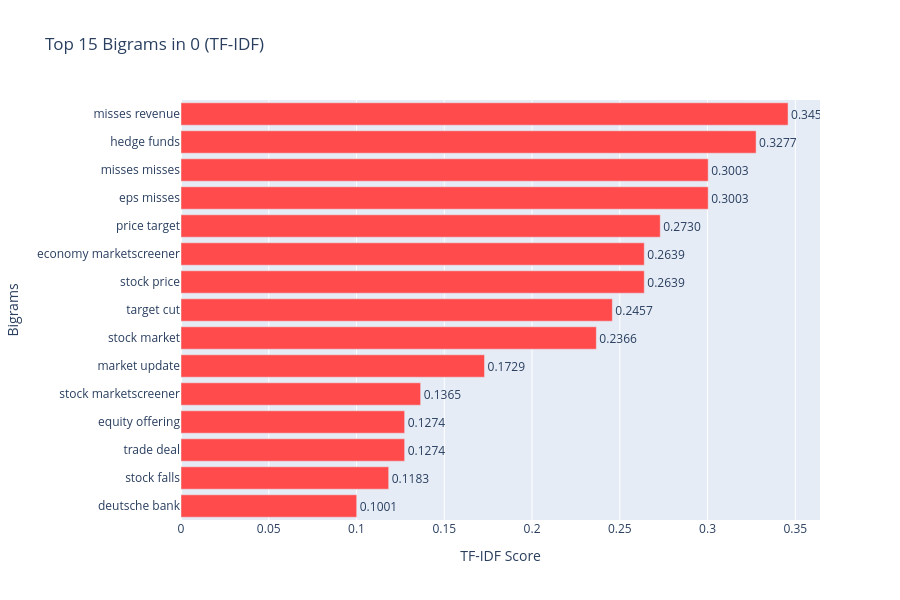
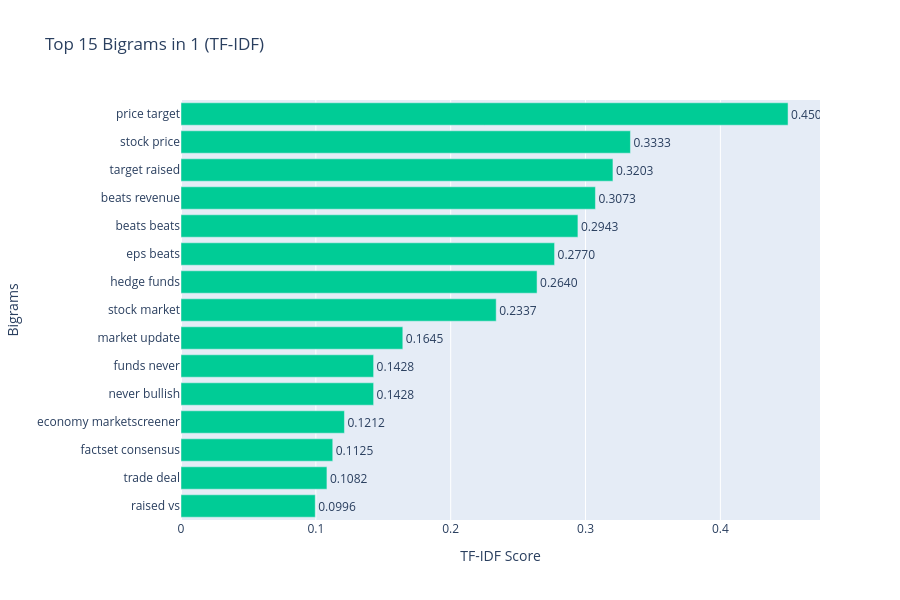

Notebook cell for these charts, in order:
### Markdown cell above
## 8 N-gram Analysis

### Code cell
label_name = {0: "0", 1: "1", 2: "2"}
vectorizer = TfidfVectorizer(
            ngram_range=(2, 2), 
            max_features=50,
    )

for label_to_plot in [0,1, 2]:
    cat_df = df[df['label'] == label_to_plot]

    combined_text = ' '.join(cat_df['text'].values)


       
    tfidf_matrix = vectorizer.fit_transform([combined_text])

    feature_names = vectorizer.get_feature_names_out()
    tfidf_scores = tfidf_matrix.toarray()[0]

    top_indices = tfidf_scores.argsort()[-15:][::-1]
    top_bigrams = [feature_names[i] for i in top_indices]
    top_scores = [tfidf_scores[i] for i in top_indices]

    bar_color = '#FF4B4B' if label_to_plot == 0 else ('#00CC96' if label_to_plot == 1 else '#636EFA')

    fig = go.Figure(data=[go.Bar(
        x=top_scores,
        y=top_bigrams,
        orientation='h',
        marker_color=bar_color,
        text=[f'{score:.4f}' for score in top_scores],
        textposition='outside')])

    fig.update_layout(
        title=f'Top 15 Bigrams in {label_name[label_to_plot]} (TF-IDF)',
        xaxis_title='TF-IDF Score',
        yaxis_title='Bigrams',
        width=900,
        height=600,
        yaxis={'autorange': 'reversed'})

    fig.show()

### Figure 1 — Plotly figure (JSON) as saved in the notebook; plotly's stock layout.template omitted (floating-point values rounded to 4 significant figures)
{"data": [{"marker": {"color": "#FF4B4B"}, "orientation": "h", "text": ["0.3459", "0.3277", "0.3003", "0.3003", "0.2730", "0.2639", "0.2639", "0.2457", "0.2366", "0.1729", "0.1365", "0.1274", "0.1274", "0.1183", "0.1001"], "textposition": "outside", "type": "bar", "x": [0.3459, 0.3277, 0.3003, 0.3003, 0.273, 0.2639, 0.2639, 0.2457, 0.2366, 0.1729, 0.1365, 0.1274, 0.1274, 0.1183, 0.1001], "y": ["misses revenue", "hedge funds", "misses misses", "eps misses", "price target", "economy marketscreener", "stock price", "target cut", "stock market", "market update", "stock marketscreener", "equity offering", "trade deal", "stock falls", "deutsche bank"]}], "layout": {"height": 600, "title": {"text": "Top 15 Bigrams in 0 (TF-IDF)"}, "width": 900, "xaxis": {"title": {"text": "TF-IDF Score"}}, "yaxis": {"autorange": "reversed", "title": {"text": "Bigrams"}}}}

### Figure 2 — Plotly figure (JSON) as saved in the notebook; plotly's stock layout.template omitted (floating-point values rounded to 4 significant figures)
{"data": [{"marker": {"color": "#00CC96"}, "orientation": "h", "text": ["0.4502", "0.3333", "0.3203", "0.3073", "0.2943", "0.2770", "0.2640", "0.2337", "0.1645", "0.1428", "0.1428", "0.1212", "0.1125", "0.1082", "0.0996"], "textposition": "outside", "type": "bar", "x": [0.4502, 0.3333, 0.3203, 0.3073, 0.2943, 0.277, 0.264, 0.2337, 0.1645, 0.1428, 0.1428, 0.1212, 0.1125, 0.1082, 0.09956], "y": ["price target", "stock price", "target raised", "beats revenue", "beats beats", "eps beats", "hedge funds", "stock market", "market update", "funds never", "never bullish", "economy marketscreener", "factset consensus", "trade deal", "raised vs"]}], "layout": {"height": 600, "title": {"text": "Top 15 Bigrams in 1 (TF-IDF)"}, "width": 900, "xaxis": {"title": {"text": "TF-IDF Score"}}, "yaxis": {"autorange": "reversed", "title": {"text": "Bigrams"}}}}
